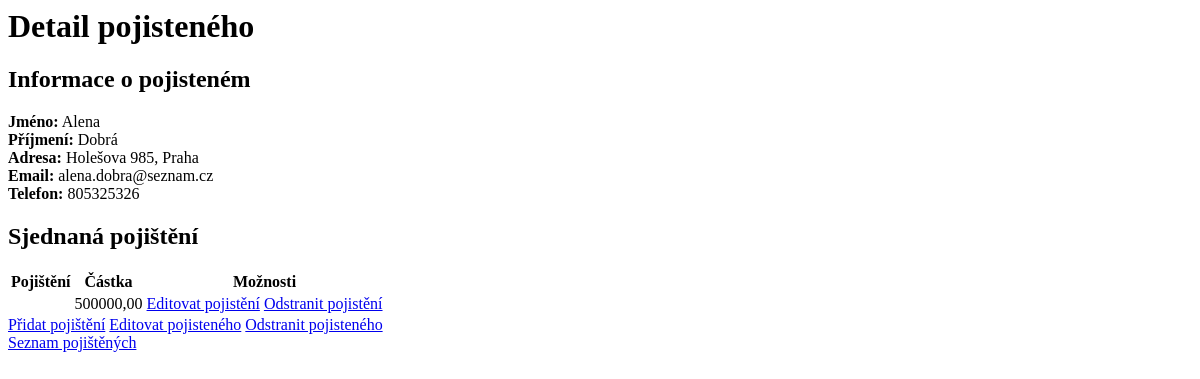
The app's page /pojisteni/pojisteny/2/, older data.
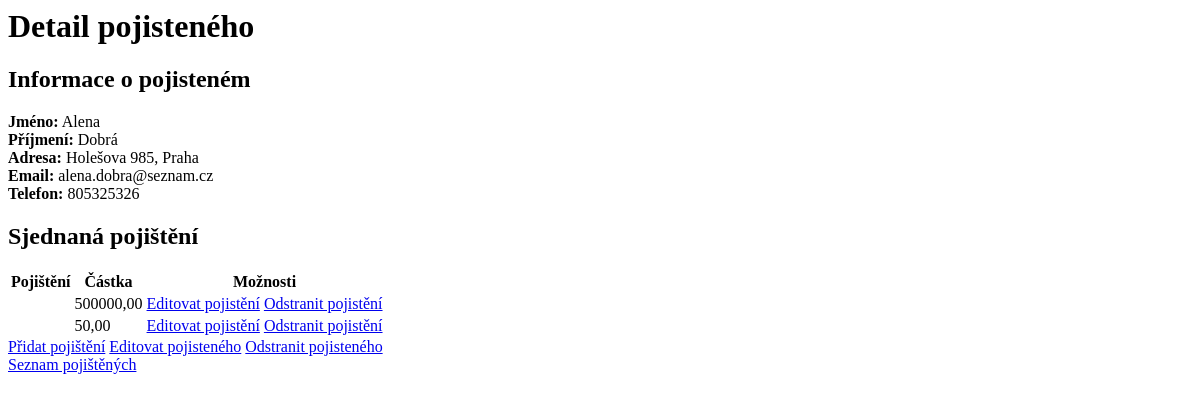
The same page, newer data.
### pojisteni/models.py (models this page shows, shortened)
class Pojisteni(models.Model):
    pojisteny_objekt = models.ForeignKey(Pojisteny, on_delete=models.CASCADE, related_name='pojisteni_set')
    nazev = models.CharField(max_length=100, blank=True)
    castka = models.DecimalField(max_digits=10, decimal_places=2, null=True)
    predmet = models.CharField(max_length=100, blank=True)
    platnost_od = models.DateField(blank=True, null=True)
    platnost_do = models.DateField(blank=True, null=True)
    class Meta:
        db_table = 'pojisteni'

### pojisteni/views.py (the view)
# urls.py: path('pojisteny/<int:pk>/', views.detail_pojisteneho, name='detail_pojisteneho'),
def detail_pojisteneho(request, pk):
    pojisteny = get_object_or_404(Pojisteny, pk=pk)
    return render(request, 'detail_pojisteneho.html', {'pojisteny': pojisteny})

### pojisteni/templates/detail_pojisteneho.html (shortened to what this page needs)
{% block content %}
<h1>Detail pojisteného</h1>
<div>
    <h2>Informace o pojisteném</h2>
    <p>
        <strong>Jméno:</strong> {{ pojisteny.jmeno }}<br>
        <strong>Příjmení:</strong> {{ pojisteny.prijmeni }}<br>
        <strong>Adresa:</strong> {{ pojisteny.ulice }} {{ pojisteny.cislo_popisne }}, {{ pojisteny.mesto }}<br>
        <strong>Email:</strong> {{ pojisteny.email }}<br>
        <strong>Telefon:</strong> {{ pojisteny.telefon }}<br>
    </p>
</div>
<div>
    <h2>Sjednaná pojištění</h2>
    <table>
        <thead>
            <tr>
                <th>Pojištění</th>
                <th>Částka</th>
                <th>Možnosti</th>
            </tr>
        </thead>
        <tbody>
            {% for pojisteni in pojisteny.pojisteni_set.all %}
            <tr>
                <td>{{ pojisteni.nazev }}</td>
                <td>{{ pojisteni.castka }}</td>
                <td>
                    <a href="{% url 'editovat_pojisteni' pojisteni.pk %}">Editovat pojistění</a>
                    <a href="{% url 'odstranit_pojisteni' pojisteni.pk %}">Odstranit pojistění</a>
                </td>
            </tr>
            {% endfor %}
        </tbody>
    </table>
</div>
<div>
    <a href="{% url 'pridat_pojisteni' pojisteny.pk %}" class="btn btn-primary">Přidat pojištění</a>
    <a href="{% url 'editovat_pojisteneho' pojisteny.pk %}" class="btn btn-primary">Editovat pojisteného</a>
    <a href="{% url 'odstranit_pojisteneho' pojisteny.pk %}" class="btn btn-danger">Odstranit pojisteného</a>
</div>
<a href="{% url 'seznam_pojistenych' %}" class="btn btn-primary">Seznam pojištěných</a>
{% endblock %}

Row changes from the older to the newer data that the page shows:
added Pojisteni: castka "50,00"
